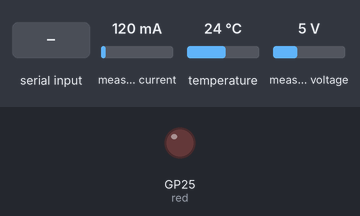
Bench run of a program on a simulated Raspberry Pi Pico running CircuitPython. On the bench: output pins drawn as LEDs (lit = HIGH). The test bench sets the inputs (shaded band); at power-on: measured current 120 mA, temperature 24 °C, measured voltage 5 V. What the program prints to the serial console is not drawn.

Above: at 1.2 s.
1.3 s: "test\n" received over the second serial link
At 2.3 s:
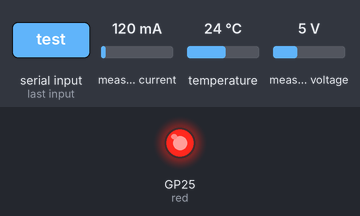
4.5 s: "laser_on\n" received over the second serial link
6.5 s: "laser_off\n" received over the second serial link
Timing chart, 0 to 9.5 s (numbered marks = the images above; inputs shaded):
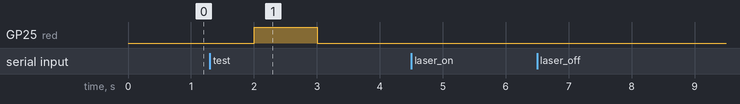

The program:

mainPICO.py
```python
# PURELY FOR TESTING PURPOSES
# main file for pico side
# Johnny Sarrouf and David Jack Jackson

import pS_PICO_PIP
import dataOutput_PIP
import time

# all of the sensors in a list
# in the order of [tempSensor, voltSensor, dht]
allSensors = dataOutput_PIP.beginSensors()
tempSensorOPC = allSensors[0]
voltSensorOPC = allSensors[1]
tempSensorLaser = allSensors[2]
voltSensorLaser = allSensors[3]
# dht = allSensors[2]

while True:
    pS_PICO_PIP.beginListen()

    # JUST FOR TESTING
    #print("voltageOPC, currentOPC, tempOPC, voltageLaser, currentLaser, tempLaser")

    # dataOutput_PIP.beginSensing(tempSensor, voltSensor, dht)
    dataOutput_PIP.beginSensing(tempSensorOPC, voltSensorOPC, tempSensorLaser, voltSensorLaser)

    time.sleep(1)
```

pS_PICO_PIP.py
```python
# file name -> pS_PICO_PIP -> python Serial Pico Pico Instrumentality Project

# new build - pico instrumentality project
# this build is still incomplete as the laser is not ready for testing or implementation
# fortunately, the def statements are for the most part explained
# 1 / 9 / 2025

# pySerial on PICO side
# Johnny Sarrouf and David Jack Jackson
# 1 / 8 / 2025
# to receive commands from pc and respond accordingly
# commands are functions that are defined here
# to control the laser system, laser_on and laser_off
# as well as collecting data, get_readings
# assumably pico is on COM9 and BAUD rate is 9600
# ideally you would save this to the pico's code.py file such that it can run on its own
# ALL COMMANDS
# test() - blinks red led - "test"
# laser_on() - turns laser on - "laser_on"
# laser_off() - turns laser off - "laser_off"
# set_current(newCurrent) - sets current to newCurrent double in mA - "set_current 300"

import board
import busio
import digitalio
import usb_cdc
import time

#initialize led on PIN1 or GP0
red = digitalio.DigitalInOut(board.LED)
red.direction = digitalio.Direction.OUTPUT

def test():
    red.value = True
    time.sleep(1)
    red.value = False
    time.sleep(1)

def laser_on():
    print("laser_on")

def laser_off():
    print("laser_off")

def set_current(nC):
    print("set_current")
    for i in range(nC):
        test()

def get_readings():
    print("get_readings")

# continually listens to serial for commands
def beginListen():
    try:
        # Use usb_cdc.console instead of usb_cdc.data
        if usb_cdc.console.in_waiting > 0:

            # Read the incoming command
            # because its from serial, it is required that we clean it up a bit for use
            command = usb_cdc.console.readline().decode('utf-8').strip()

            if command == "test":
                test()
            elif ("laser_on" in command):
                laser_on()
            elif ("laser_off" in command):
                laser_off()
            elif ("set_current" in command):
                newCurrent = float(command[command.index(" "):])
                set_current(newCurrent)
            elif ("get_readings" in command):
                get_readings()
            else:
                print("Unknown command")

        # meant to test for proper connection - delete later
#         else:
#             test()
    except Exception as e:
        print(f"Error: {e}")
```

dataOutput_PIP.py
```python
# Pico Instrumentality Project

# PICO SIDE
# data collection on pico side
# AS OF NOW there is one temp / hum sensor, one voltage / current sensor, and one temp sensor
# in the end there will be two of each sensor, with the excepetion of the temp / hum sensor

import time
import board
import digitalio
import busio
import adafruit_max31865
import adafruit_ina260
#import adafruit_dht

def beginSensors():

    # Initialize SPI bus and chip select pin (for temperature)
    spi = busio.SPI(clock=board.GP2, MOSI=board.GP3, MISO=board.GP4)  # Specify SPI pins explicitly
    csOPC = digitalio.DigitalInOut(board.GP6)  # Chip select pin for the MAX31865
    csLASER = digitalio.DigitalInOut(board.GP5)
    tempSensorOPC = adafruit_max31865.MAX31865(spi, csOPC, wires=3, rtd_nominal=100, ref_resistor=430.0) #initialize sensor
    tempSensorLaser = adafruit_max31865.MAX31865(spi, csLASER, wires=3, rtd_nominal=100, ref_resistor=430.0) #initialize sensor

    # initialize i2c stuff and whatnot (for voltage and current)
    i2c =busio.I2C(scl=board.GP1, sda=board.GP0)
    voltSensorOPC = adafruit_ina260.INA260(i2c, address=0x41)
    voltSensorLaser = adafruit_ina260.INA260(i2c, address=0x40)

    # humidity sensor here
    # dht = adafruit_dht.DHT11(board.GP15)

    # return [tempSensor, voltSensor, dht]
    return [tempSensorOPC, voltSensorOPC, tempSensorLaser, voltSensorLaser]


# def beginSensing(tempSensor=None, voltSensor=None, dht=None):
def beginSensing(tempSensorOPC=None, voltSensorOPC=None, tempSensorLaser=None, voltSensorLaser=None):

    # if (tempSensor is not None and voltSensor is not None and dht is not None):
    if (tempSensorOPC is not None and voltSensorOPC is not None and tempSensorLaser is not None and voltSensorLaser is not None):
       # read data, and simplify output by defining variables
        tempOPC = tempSensorOPC.temperature # in C
        voltageOPC = voltSensorOPC.voltage # in V
        currentOPC = voltSensorOPC.current # in mA
        tempLaser = tempSensorLaser.temperature # in C
        voltageLaser = voltSensorLaser.voltage # in V
        currentLaser = voltSensorLaser.current # in mA
        #temp2 = dht.temperature
        #hum = dht.humidity

        # print(str(voltage) + ", " + str(current) + ", " + str(temp1) + ", " + str(temp2) + ", " + str(hum))
        print(str(voltageOPC) + ", " + str(currentOPC) + ", " + str(tempOPC) + ", " + str(voltageLaser) + ", " + str(currentLaser) + ", " + str(tempLaser))
    else:
        print("something is wrong with one of the sensors")
```

Measured:
- after the input at 1.3 s, GP25 (red): LOW → HIGH after 0.70 s, → LOW 1.0 s later
- after the input at 4.5 s, every drawn part: stays the same
- after the input at 6.5 s, every drawn part: stays the same
